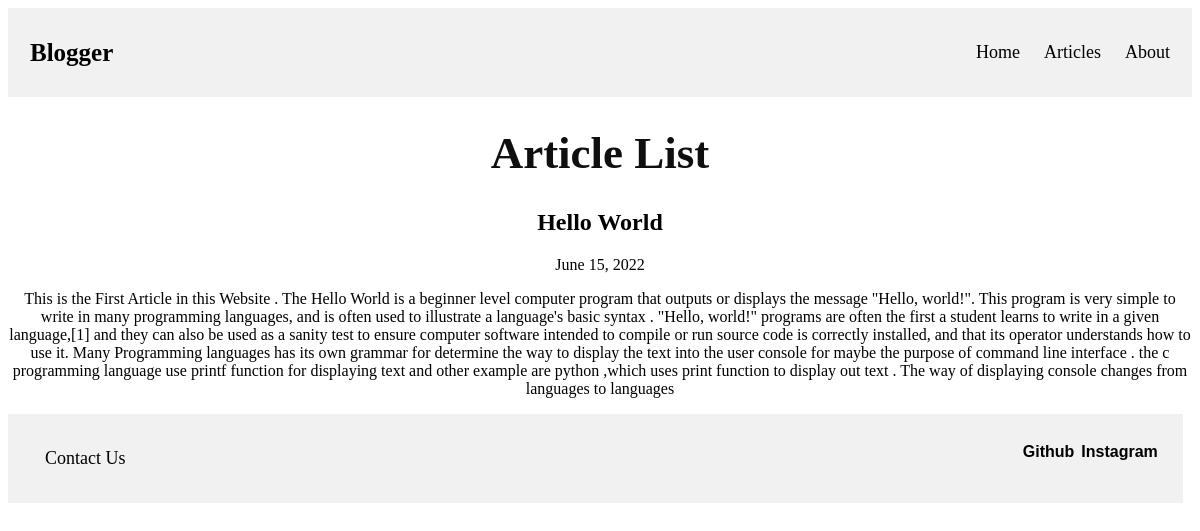
Page /article/ on the earlier database version.
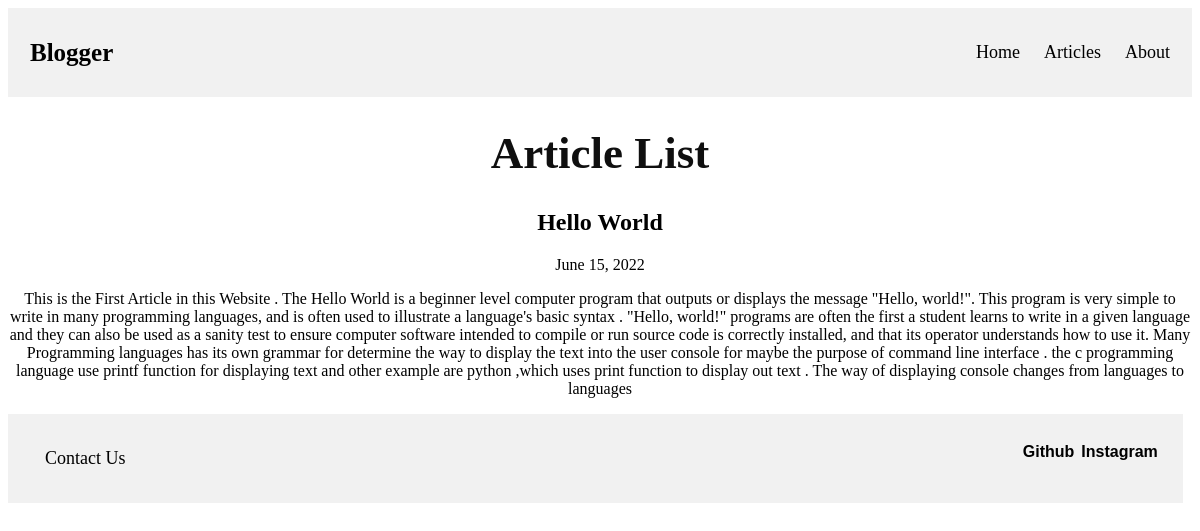
Same page on the later database version.
### article/models.py (models this page shows, shortened)
class Article(models.Model):
    title = models.CharField(max_length=30)
    author = models.CharField(max_length=50)
    slug = models.SlugField()
    description = models.TextField()
    date = models.DateField()
    image = models.ImageField()

### article/views.py (the view)
# urls.py: path('',views.article_list),
def article_list(request):
    articles = Article.objects.all().order_by('date')
    return render(request, "article_list.html", { 'articles': articles})

### article/templates/article_list.html
{% extends 'main_website.html' %}
{% block content %}
<center>
    <h1 class="title" >Article List</h1>
    <div class="articles">
        {% for article in articles %}
            <div class="article"  >
                <a href="{{article.slug}}">
                <h2> {{ article.title }} </h2>
                <p>{{ article.date }}</p>
                <p>{{ article.description }}</p>
                </a>
            </div>
        {% endfor %}
    </div>
</center>
{% endblock %}

Differences in the rows shown:
changed Article "Hello World": description "…write in a given language,[1] and they can also…" → "…write in a given language and they can also…"
